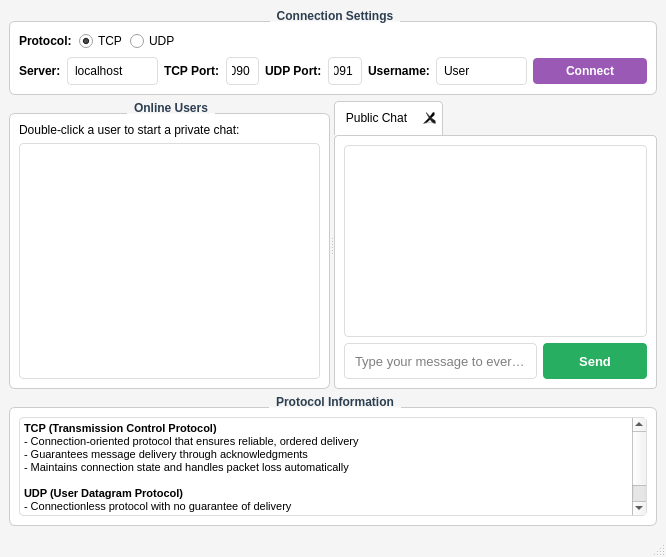
<?xml version="1.0" encoding="UTF-8"?>
<ui version="4.0">
 <class>MainWindow</class>
 <widget class="QMainWindow" name="MainWindow">
  <property name="geometry">
   <rect>
    <x>0</x>
    <y>0</y>
    <width>666</width>
    <height>557</height>
   </rect>
  </property>
  <property name="windowTitle">
   <string>Chatter Wave</string>
  </property>
  <property name="styleSheet">
   <string notr="true">QMainWindow {
    background-color: #f5f5f5;
}

QGroupBox {
    border: 1px solid #cccccc;
    border-radius: 6px;
    margin-top: 12px;
    font-weight: bold;
    background-color: #ffffff;
}

QGroupBox::title {
    subcontrol-origin: margin;
    subcontrol-position: top center;
    padding: 0 5px;
    color: #2c3e50;
}

QPushButton {
    background-color: #3498db;
    color: white;
    border: none;
    padding: 6px 12px;
    border-radius: 4px;
    font-weight: bold;
}

QPushButton:hover {
    background-color: #2980b9;
}

QPushButton:pressed {
    background-color: #1f6dad;
}

QLineEdit {
    border: 1px solid #dddddd;
    border-radius: 4px;
    padding: 5px;
    background-color: #ffffff;
}

QLineEdit:focus {
    border: 1px solid #3498db;
}

QRadioButton {
    spacing: 5px;
}

QRadioButton::indicator {
    width: 15px;
    height: 15px;
}

QTabWidget::pane {
    border: 1px solid #cccccc;
    border-radius: 4px;
    background-color: #ffffff;
}

QTabBar::tab {
    background-color: #e6e6e6;
    border: 1px solid #cccccc;
    border-bottom: none;
    border-top-left-radius: 4px;
    border-top-right-radius: 4px;
    padding: 6px 10px;
    margin-right: 2px;
}

QTabBar::tab:selected {
    background-color: #ffffff;
    border-bottom: 1px solid #ffffff;
}

QTabBar::tab:hover:!selected {
    background-color: #f0f0f0;
}

QTextEdit {
    border: 1px solid #dddddd;
    border-radius: 4px;
    background-color: #ffffff;
}

QListWidget {
    border: 1px solid #dddddd;
    border-radius: 4px;
    background-color: #ffffff;
}

QListWidget::item {
    padding: 5px;
    border-bottom: 1px solid #f0f0f0;
}

QListWidget::item:selected {
    background-color: #e6f3ff;
    color: #2c3e50;
}

QListWidget::item:hover {
    background-color: #f5f9ff;
}

#publicSendButton {
    background-color: #27ae60;
    min-width: 80px;
}

#publicSendButton:hover {
    background-color: #219955;
}

#connectButton {
    background-color: #9b59b6;
    min-width: 90px;
}

#connectButton:hover {
    background-color: #8e44ad;
}

#publicMessageInput {
    padding: 8px;
    border: 1px solid #dddddd;
    background-color: #ffffff;
}</string>
  </property>
  <widget class="QWidget" name="centralwidget">
   <layout class="QVBoxLayout" name="verticalLayout">
    <item>
     <widget class="QGroupBox" name="connectionGroupBox">
      <property name="title">
       <string>Connection Settings</string>
      </property>
      <layout class="QVBoxLayout" name="verticalLayout_2">
       <item>
        <layout class="QHBoxLayout" name="protocolLayout">
         <item>
          <widget class="QLabel" name="protocolLabel">
           <property name="font">
            <font>
             <weight>75</weight>
             <bold>true</bold>
            </font>
           </property>
           <property name="text">
            <string>Protocol:</string>
           </property>
          </widget>
         </item>
         <item>
          <widget class="QRadioButton" name="tcpRadio">
           <property name="text">
            <string>TCP</string>
           </property>
           <property name="checked">
            <bool>true</bool>
           </property>
          </widget>
         </item>
         <item>
          <widget class="QRadioButton" name="udpRadio">
           <property name="text">
            <string>UDP</string>
           </property>
          </widget>
         </item>
         <item>
          <spacer name="horizontalSpacer">
           <property name="orientation">
            <enum>Qt::Horizontal</enum>
           </property>
           <property name="sizeHint" stdset="0">
            <size>
             <width>40</width>
             <height>20</height>
            </size>
           </property>
          </spacer>
         </item>
        </layout>
       </item>
       <item>
        <layout class="QHBoxLayout" name="serverLayout">
         <item>
          <widget class="QLabel" name="serverLabel">
           <property name="font">
            <font>
             <weight>75</weight>
             <bold>true</bold>
            </font>
           </property>
           <property name="text">
            <string>Server:</string>
           </property>
          </widget>
         </item>
         <item>
          <widget class="QLineEdit" name="serverInput">
           <property name="text">
            <string>localhost</string>
           </property>
           <property name="placeholderText">
            <string>Enter server address...</string>
           </property>
          </widget>
         </item>
         <item>
          <widget class="QLabel" name="tcpPortLabel">
           <property name="font">
            <font>
             <weight>75</weight>
             <bold>true</bold>
            </font>
           </property>
           <property name="text">
            <string>TCP Port:</string>
           </property>
          </widget>
         </item>
         <item>
          <widget class="QLineEdit" name="tcpPortInput">
           <property name="maximumSize">
            <size>
             <width>60</width>
             <height>16777215</height>
            </size>
           </property>
           <property name="text">
            <string>9090</string>
           </property>
           <property name="placeholderText">
            <string>Port</string>
           </property>
          </widget>
         </item>
         <item>
          <widget class="QLabel" name="udpPortLabel">
           <property name="font">
            <font>
             <weight>75</weight>
             <bold>true</bold>
            </font>
           </property>
           <property name="text">
            <string>UDP Port:</string>
           </property>
          </widget>
         </item>
         <item>
          <widget class="QLineEdit" name="udpPortInput">
           <property name="maximumSize">
            <size>
             <width>60</width>
             <height>16777215</height>
            </size>
           </property>
           <property name="text">
            <string>9091</string>
           </property>
           <property name="placeholderText">
            <string>Port</string>
           </property>
          </widget>
         </item>
         <item>
          <widget class="QLabel" name="usernameLabel">
           <property name="font">
            <font>
             <weight>75</weight>
             <bold>true</bold>
            </font>
           </property>
           <property name="text">
            <string>Username:</string>
           </property>
          </widget>
         </item>
         <item>
          <widget class="QLineEdit" name="usernameInput">
           <property name="text">
            <string>User</string>
           </property>
           <property name="placeholderText">
            <string>Enter your name...</string>
           </property>
          </widget>
         </item>
         <item>
          <widget class="QPushButton" name="connectButton">
           <property name="minimumSize">
            <size>
             <width>90</width>
             <height>0</height>
            </size>
           </property>
           <property name="text">
            <string>Connect</string>
           </property>
           <property name="icon">
            <iconset>
             <normaloff>:/icons/connect.png</normaloff>:/icons/connect.png</iconset>
           </property>
          </widget>
         </item>
        </layout>
       </item>
      </layout>
     </widget>
    </item>
    <item>
     <widget class="QSplitter" name="mainSplitter">
      <property name="orientation">
       <enum>Qt::Horizontal</enum>
      </property>
      <widget class="QWidget" name="leftWidget" native="true">
       <layout class="QVBoxLayout" name="leftLayout">
        <property name="leftMargin">
         <number>0</number>
        </property>
        <property name="topMargin">
         <number>0</number>
        </property>
        <property name="rightMargin">
         <number>0</number>
        </property>
        <property name="bottomMargin">
         <number>0</number>
        </property>
        <item>
         <widget class="QGroupBox" name="usersGroupBox">
          <property name="title">
           <string>Online Users</string>
          </property>
          <layout class="QVBoxLayout" name="usersLayout">
           <item>
            <widget class="QLabel" name="doubleClickLabel">
             <property name="text">
              <string>Double-click a user to start a private chat:</string>
             </property>
            </widget>
           </item>
           <item>
            <widget class="QListWidget" name="userList"/>
           </item>
          </layout>
         </widget>
        </item>
       </layout>
      </widget>
      <widget class="QTabWidget" name="chatTabs">
       <property name="tabsClosable">
        <bool>true</bool>
       </property>
       <widget class="QWidget" name="publicChatTab">
        <attribute name="title">
         <string>Public Chat</string>
        </attribute>
        <layout class="QVBoxLayout" name="publicChatLayout">
         <item>
          <widget class="QTextEdit" name="publicChatDisplay">
           <property name="readOnly">
            <bool>true</bool>
           </property>
          </widget>
         </item>
         <item>
          <layout class="QHBoxLayout" name="publicMessageLayout">
           <item>
            <widget class="QLineEdit" name="publicMessageInput">
             <property name="minimumSize">
              <size>
               <width>0</width>
               <height>36</height>
              </size>
             </property>
             <property name="font">
              <font>
               <pointsize>10</pointsize>
              </font>
             </property>
             <property name="placeholderText">
              <string>Type your message to everyone...</string>
             </property>
            </widget>
           </item>
           <item>
            <widget class="QPushButton" name="publicSendButton">
             <property name="minimumSize">
              <size>
               <width>80</width>
               <height>36</height>
              </size>
             </property>
             <property name="font">
              <font>
               <pointsize>10</pointsize>
               <weight>75</weight>
               <bold>true</bold>
              </font>
             </property>
             <property name="text">
              <string>Send</string>
             </property>
            </widget>
           </item>
          </layout>
         </item>
        </layout>
       </widget>
      </widget>
     </widget>
    </item>
    <item>
     <widget class="QGroupBox" name="protocolInfoGroupBox">
      <property name="title">
       <string>Protocol Information</string>
      </property>
      <layout class="QVBoxLayout" name="protocolInfoLayout">
       <item>
        <widget class="QTextEdit" name="protocolInfo">
         <property name="maximumSize">
          <size>
           <width>16777215</width>
           <height>100</height>
          </size>
         </property>
         <property name="readOnly">
          <bool>true</bool>
         </property>
         <property name="html">
          <string>&lt;!DOCTYPE HTML PUBLIC &quot;-//W3C//DTD HTML 4.0//EN&quot; &quot;http://www.w3.org/TR/REC-html40/strict.dtd&quot;&gt;
&lt;html&gt;&lt;head&gt;&lt;meta name=&quot;qrichtext&quot; content=&quot;1&quot; /&gt;&lt;style type=&quot;text/css&quot;&gt;
p, li { white-space: pre-wrap; }
&lt;/style&gt;&lt;/head&gt;&lt;body style=&quot; font-family:'MS Shell Dlg 2'; font-size:8.25pt; font-weight:400; font-style:normal;&quot;&gt;
&lt;p style=&quot; margin-top:0px; margin-bottom:0px; margin-left:0px; margin-right:0px; -qt-block-indent:0; text-indent:0px;&quot;&gt;&lt;span style=&quot; font-weight:600;&quot;&gt;TCP (Transmission Control Protocol)&lt;/span&gt;&lt;br /&gt;- Connection-oriented protocol that ensures reliable, ordered delivery&lt;br /&gt;- Guarantees message delivery through acknowledgments&lt;br /&gt;- Maintains connection state and handles packet loss automatically&lt;br /&gt;&lt;br /&gt;&lt;span style=&quot; font-weight:600;&quot;&gt;UDP (User Datagram Protocol)&lt;/span&gt;&lt;br /&gt;- Connectionless protocol with no guarantee of delivery&lt;br /&gt;- Faster with less overhead (no handshaking, connection tracking)&lt;br /&gt;- Good for real-time applications where some packet loss is acceptable&lt;/p&gt;&lt;/body&gt;&lt;/html&gt;</string>
         </property>
        </widget>
       </item>
      </layout>
     </widget>
    </item>
   </layout>
  </widget>
  <widget class="QStatusBar" name="statusbar"/>
 </widget>
 <resources/>
 <connections/>
</ui>
